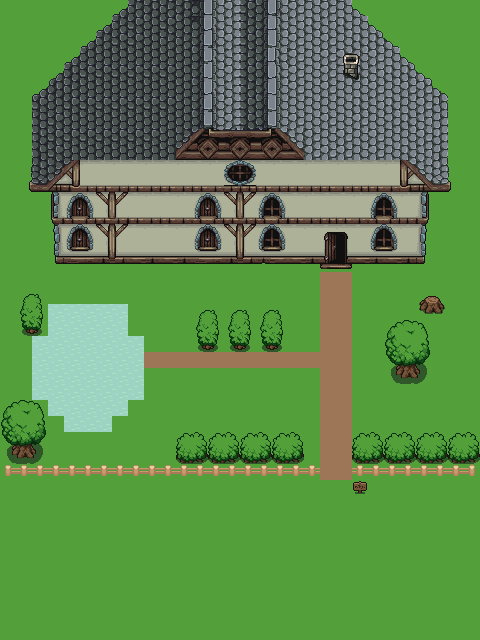

A 2D game scene composited from a Tiled map and its tileset images. What follows is a short description and the map's XML, with each tile layer's data collapsed to a summary:
An orthogonal 30x40 tile map with 16x16 px tiles, 3 tile layers (Floor, Wall, Decor), 6 tilesets and 1 object.

<map version="1.10" tiledversion="1.12.0" orientation="orthogonal" renderorder="right-down" width="30" height="40" tilewidth="16" tileheight="16" infinite="0" nextlayerid="7" nextobjectid="3">
 <tileset firstgid="1" name="houses" tilewidth="16" tileheight="16" tilecount="4096" columns="64">
  <image source="Garden_map/Houses_Pack/houses.png" width="1024" height="1024" />
 </tileset>
 <tileset firstgid="4097" name="grass" tilewidth="16" tileheight="16" tilecount="72" columns="6">
  <image source="sprites/tilesets/plains.png" width="96" height="192" />
 </tileset>
 <tileset firstgid="4169" name="Water" tilewidth="16" tileheight="16" tilecount="4" columns="4">
  <image source="Sprout-Lands-Tilemap-0.2.0/addons/sprout_lands_tilemap/assets/Tilesets/Water.png" width="64" height="16" />
 </tileset>
 <tileset firstgid="4173" name="Grass" tilewidth="16" tileheight="16" tilecount="80" columns="10">
  <image source="Sprout-Lands-Tilemap-0.2.0/addons/sprout_lands_tilemap/assets/Tilesets/Grass.png" width="160" height="128" />
 </tileset>
 <tileset firstgid="4253" name="Fences" tilewidth="16" tileheight="16" tilecount="16" columns="4">
  <image source="Sprout-Lands-Tilemap-0.2.0/addons/sprout_lands_tilemap/assets/Tilesets/Fences.png" width="64" height="64" />
 </tileset>
 <tileset firstgid="4269" name="objects" tilewidth="16" tileheight="16" tilecount="208" columns="16">
  <image source="sprites/objects/objects.png" width="256" height="208" />
 </tileset>
 <layer id="1" name="Floor" width="30" height="40">
  <data>[1200 cells, 1200 non-empty, 2 distinct tile ids]</data>
 </layer>
 <layer id="4" name="Wall" width="30" height="40">
  <data>[1200 cells, 407 non-empty, 177 distinct tile ids]</data>
 </layer>
 <layer id="5" name="Decor" width="30" height="40">
  <data>[1200 cells, 163 non-empty, 35 distinct tile ids]</data>
 </layer>
 <objectgroup id="6" name="Door">
  <object id="1" x="322.716" y="231.07" width="27.4811" height="56.7941">
   <properties>
    <property name="spawnX" type="float" value="3.25" />
    <property name="spawnY" type="float" value="96.125" />
    <property name="targetMap" value="living_room.tmx" />
   </properties>
  </object>
 </objectgroup>
</map>
